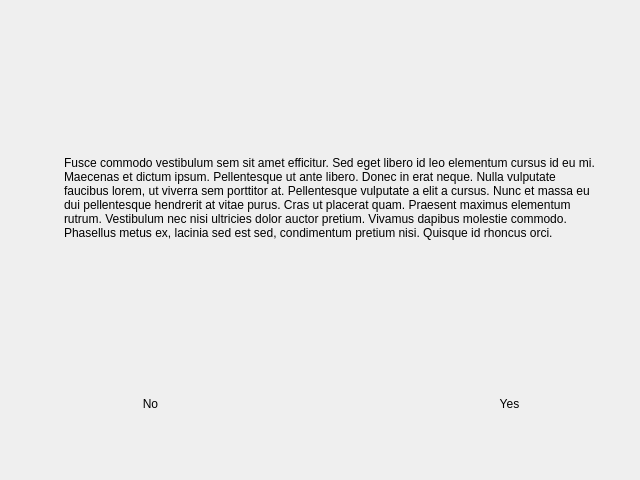
<?xml version="1.0" encoding="UTF-8"?>
<ui version="4.0">
 <class>Dialog</class>
 <widget class="QDialog" name="Dialog">
  <property name="windowModality">
   <enum>Qt::ApplicationModal</enum>
  </property>
  <property name="geometry">
   <rect>
    <x>0</x>
    <y>0</y>
    <width>640</width>
    <height>480</height>
   </rect>
  </property>
  <property name="windowTitle">
   <string>Overwrite Password?</string>
  </property>
  <property name="modal">
   <bool>true</bool>
  </property>
  <layout class="QGridLayout" name="gridLayout">
   <item row="8" column="0">
    <spacer name="verticalSpacer_4">
     <property name="orientation">
      <enum>Qt::Vertical</enum>
     </property>
     <property name="sizeHint" stdset="0">
      <size>
       <width>20</width>
       <height>40</height>
      </size>
     </property>
    </spacer>
   </item>
   <item row="12" column="0">
    <spacer name="verticalSpacer_5">
     <property name="orientation">
      <enum>Qt::Vertical</enum>
     </property>
     <property name="sizeHint" stdset="0">
      <size>
       <width>20</width>
       <height>40</height>
      </size>
     </property>
    </spacer>
   </item>
   <item row="2" column="0">
    <spacer name="verticalSpacer_7">
     <property name="orientation">
      <enum>Qt::Vertical</enum>
     </property>
     <property name="sizeHint" stdset="0">
      <size>
       <width>20</width>
       <height>40</height>
      </size>
     </property>
    </spacer>
   </item>
   <item row="10" column="0">
    <spacer name="verticalSpacer_13">
     <property name="orientation">
      <enum>Qt::Vertical</enum>
     </property>
     <property name="sizeHint" stdset="0">
      <size>
       <width>20</width>
       <height>40</height>
      </size>
     </property>
    </spacer>
   </item>
   <item row="0" column="0">
    <spacer name="verticalSpacer_2">
     <property name="orientation">
      <enum>Qt::Vertical</enum>
     </property>
     <property name="sizeHint" stdset="0">
      <size>
       <width>20</width>
       <height>40</height>
      </size>
     </property>
    </spacer>
   </item>
   <item row="11" column="0">
    <spacer name="verticalSpacer_10">
     <property name="orientation">
      <enum>Qt::Vertical</enum>
     </property>
     <property name="sizeHint" stdset="0">
      <size>
       <width>20</width>
       <height>40</height>
      </size>
     </property>
    </spacer>
   </item>
   <item row="3" column="0">
    <spacer name="verticalSpacer_8">
     <property name="orientation">
      <enum>Qt::Vertical</enum>
     </property>
     <property name="sizeHint" stdset="0">
      <size>
       <width>20</width>
       <height>40</height>
      </size>
     </property>
    </spacer>
   </item>
   <item row="9" column="0">
    <spacer name="verticalSpacer_12">
     <property name="orientation">
      <enum>Qt::Vertical</enum>
     </property>
     <property name="sizeHint" stdset="0">
      <size>
       <width>20</width>
       <height>40</height>
      </size>
     </property>
    </spacer>
   </item>
   <item row="15" column="2">
    <spacer name="horizontalSpacer_5">
     <property name="orientation">
      <enum>Qt::Horizontal</enum>
     </property>
     <property name="sizeHint" stdset="0">
      <size>
       <width>40</width>
       <height>20</height>
      </size>
     </property>
    </spacer>
   </item>
   <item row="13" column="0">
    <spacer name="verticalSpacer">
     <property name="orientation">
      <enum>Qt::Vertical</enum>
     </property>
     <property name="sizeHint" stdset="0">
      <size>
       <width>20</width>
       <height>40</height>
      </size>
     </property>
    </spacer>
   </item>
   <item row="7" column="0">
    <spacer name="verticalSpacer_3">
     <property name="orientation">
      <enum>Qt::Vertical</enum>
     </property>
     <property name="sizeHint" stdset="0">
      <size>
       <width>20</width>
       <height>40</height>
      </size>
     </property>
    </spacer>
   </item>
   <item row="15" column="5">
    <spacer name="horizontalSpacer_2">
     <property name="orientation">
      <enum>Qt::Horizontal</enum>
     </property>
     <property name="sizeHint" stdset="0">
      <size>
       <width>40</width>
       <height>20</height>
      </size>
     </property>
    </spacer>
   </item>
   <item row="15" column="1">
    <spacer name="horizontalSpacer">
     <property name="orientation">
      <enum>Qt::Horizontal</enum>
     </property>
     <property name="sizeHint" stdset="0">
      <size>
       <width>40</width>
       <height>20</height>
      </size>
     </property>
    </spacer>
   </item>
   <item row="5" column="0">
    <spacer name="verticalSpacer_11">
     <property name="orientation">
      <enum>Qt::Vertical</enum>
     </property>
     <property name="sizeHint" stdset="0">
      <size>
       <width>20</width>
       <height>40</height>
      </size>
     </property>
    </spacer>
   </item>
   <item row="1" column="0">
    <spacer name="verticalSpacer_6">
     <property name="orientation">
      <enum>Qt::Vertical</enum>
     </property>
     <property name="sizeHint" stdset="0">
      <size>
       <width>20</width>
       <height>40</height>
      </size>
     </property>
    </spacer>
   </item>
   <item row="4" column="0">
    <spacer name="verticalSpacer_9">
     <property name="orientation">
      <enum>Qt::Vertical</enum>
     </property>
     <property name="sizeHint" stdset="0">
      <size>
       <width>20</width>
       <height>40</height>
      </size>
     </property>
    </spacer>
   </item>
   <item row="15" column="4">
    <spacer name="horizontalSpacer_4">
     <property name="orientation">
      <enum>Qt::Horizontal</enum>
     </property>
     <property name="sizeHint" stdset="0">
      <size>
       <width>40</width>
       <height>20</height>
      </size>
     </property>
    </spacer>
   </item>
   <item row="15" column="3">
    <spacer name="horizontalSpacer_3">
     <property name="orientation">
      <enum>Qt::Horizontal</enum>
     </property>
     <property name="sizeHint" stdset="0">
      <size>
       <width>40</width>
       <height>20</height>
      </size>
     </property>
    </spacer>
   </item>
   <item row="6" column="0">
    <spacer name="verticalSpacer_14">
     <property name="orientation">
      <enum>Qt::Vertical</enum>
     </property>
     <property name="sizeHint" stdset="0">
      <size>
       <width>20</width>
       <height>40</height>
      </size>
     </property>
    </spacer>
   </item>
   <item row="12" column="2">
    <widget class="QPushButton" name="pushButton">
     <property name="text">
      <string>No</string>
     </property>
     <property name="default">
      <bool>true</bool>
     </property>
     <property name="flat">
      <bool>true</bool>
     </property>
    </widget>
   </item>
   <item row="12" column="4">
    <widget class="QPushButton" name="pushButton_2">
     <property name="text">
      <string>Yes</string>
     </property>
     <property name="default">
      <bool>false</bool>
     </property>
     <property name="flat">
      <bool>true</bool>
     </property>
    </widget>
   </item>
   <item row="4" column="2" rowspan="4" colspan="3">
    <widget class="QLabel" name="confText">
     <property name="text">
      <string>Fusce commodo vestibulum sem sit amet efficitur. Sed eget libero id leo elementum cursus id eu mi. Maecenas et dictum ipsum. Pellentesque ut ante libero. Donec in erat neque. Nulla vulputate faucibus lorem, ut viverra sem porttitor at. Pellentesque vulputate a elit a cursus. Nunc et massa eu dui pellentesque hendrerit at vitae purus. Cras ut placerat quam. Praesent maximus elementum rutrum. Vestibulum nec nisi ultricies dolor auctor pretium. Vivamus dapibus molestie commodo. Phasellus metus ex, lacinia sed est sed, condimentum pretium nisi. Quisque id rhoncus orci.</string>
     </property>
     <property name="wordWrap">
      <bool>true</bool>
     </property>
    </widget>
   </item>
  </layout>
 </widget>
 <resources/>
 <connections>
  <connection>
   <sender>pushButton</sender>
   <signal>clicked()</signal>
   <receiver>Dialog</receiver>
   <slot>reject()</slot>
   <hints>
    <hint type="sourcelabel">
     <x>208</x>
     <y>411</y>
    </hint>
    <hint type="destinationlabel">
     <x>285</x>
     <y>531</y>
    </hint>
   </hints>
  </connection>
  <connection>
   <sender>pushButton_2</sender>
   <signal>clicked()</signal>
   <receiver>Dialog</receiver>
   <slot>accept()</slot>
   <hints>
    <hint type="sourcelabel">
     <x>439</x>
     <y>395</y>
    </hint>
    <hint type="destinationlabel">
     <x>440</x>
     <y>480</y>
    </hint>
   </hints>
  </connection>
 </connections>
</ui>
